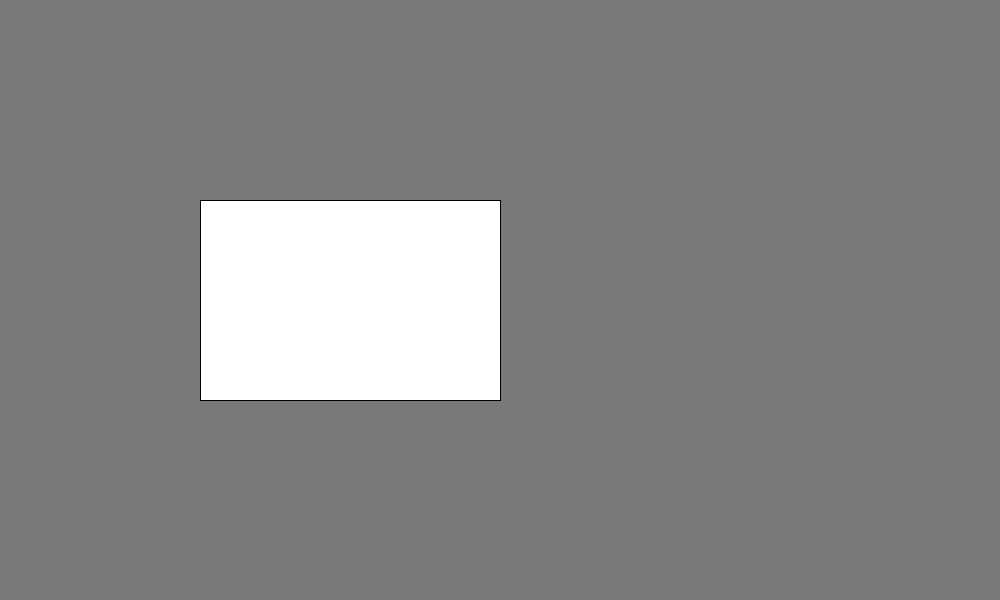
Frame 1 (no input)
Frame 60 (the mouse pressed at the canvas centre just before this capture): identical to frame 1, image omitted
Frame 120 (the mouse held since frame 60 and released just before this capture): identical to frame 1, image omitted

The Processing sketch that drew this single still picture (run headless with seeded random() and noise(); from frame 60 on, the mouse is pressed at the canvas centre):

// Processing sketch: exo_bool_en_m_moire
// ── exo_bool_en_m_moire.pde
/*clic dans le carré = blanc, relacher = noir, clic = blanc, etc. Il faut donc mémoriser l'état (allumé ou pas).
 L'état sert à décider d ela couleur lors du clic, il doit donc pouvoir changer d'état.*/

int X= 200;
int Y = 200;
int W = 300;
int H = 200;

boolean estAllume = false;

void setup() {
  size(1000, 600);
}

void draw() {
  background(120); 
  if (estAllume) {
    fill(0);
  } else {
    fill(255);
  }
  rect(X, Y, W, H);
}

boolean pointeurDansRectangle(int x, int y, int w, int h) {
  return (x<mouseX)
    && (mouseX<x+w)
    && (y<mouseY)
    && (mouseY<y+h);
}

void mousePressed() {
  if (pointeurDansRectangle(X, Y, W, H)) {
    estAllume = !estAllume;
  }
}
